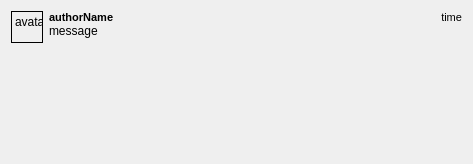
<?xml version="1.0" encoding="UTF-8"?>
<ui version="4.0">
 <class>MessageWidget</class>
 <widget class="QWidget" name="MessageWidget">
  <property name="geometry">
   <rect>
    <x>0</x>
    <y>0</y>
    <width>473</width>
    <height>164</height>
   </rect>
  </property>
  <property name="sizePolicy">
   <sizepolicy hsizetype="MinimumExpanding" vsizetype="MinimumExpanding">
    <horstretch>0</horstretch>
    <verstretch>0</verstretch>
   </sizepolicy>
  </property>
  <property name="minimumSize">
   <size>
    <width>50</width>
    <height>20</height>
   </size>
  </property>
  <property name="windowTitle">
   <string>Form</string>
  </property>
  <layout class="QHBoxLayout" name="horizontalLayout_2">
   <property name="sizeConstraint">
    <enum>QLayout::SetNoConstraint</enum>
   </property>
   <item alignment="Qt::AlignTop">
    <widget class="QLabel" name="authorAvatar">
     <property name="sizePolicy">
      <sizepolicy hsizetype="Preferred" vsizetype="Preferred">
       <horstretch>0</horstretch>
       <verstretch>0</verstretch>
      </sizepolicy>
     </property>
     <property name="minimumSize">
      <size>
       <width>32</width>
       <height>32</height>
      </size>
     </property>
     <property name="maximumSize">
      <size>
       <width>32</width>
       <height>32</height>
      </size>
     </property>
     <property name="frameShape">
      <enum>QFrame::Box</enum>
     </property>
     <property name="text">
      <string>avatar</string>
     </property>
     <property name="alignment">
      <set>Qt::AlignLeading|Qt::AlignLeft|Qt::AlignTop</set>
     </property>
    </widget>
   </item>
   <item>
    <layout class="QVBoxLayout" name="verticalLayout">
     <property name="spacing">
      <number>0</number>
     </property>
     <property name="sizeConstraint">
      <enum>QLayout::SetNoConstraint</enum>
     </property>
     <item>
      <layout class="QHBoxLayout" name="horizontalLayout">
       <item>
        <widget class="QLabel" name="authorName">
         <property name="maximumSize">
          <size>
           <width>200</width>
           <height>16</height>
          </size>
         </property>
         <property name="font">
          <font>
           <pointsize>8</pointsize>
           <weight>75</weight>
           <bold>true</bold>
          </font>
         </property>
         <property name="text">
          <string>authorName</string>
         </property>
         <property name="textInteractionFlags">
          <set>Qt::LinksAccessibleByMouse|Qt::TextSelectableByMouse</set>
         </property>
        </widget>
       </item>
       <item>
        <widget class="QLabel" name="time">
         <property name="maximumSize">
          <size>
           <width>16777215</width>
           <height>16</height>
          </size>
         </property>
         <property name="font">
          <font>
           <pointsize>8</pointsize>
          </font>
         </property>
         <property name="text">
          <string>time</string>
         </property>
         <property name="alignment">
          <set>Qt::AlignRight|Qt::AlignTrailing|Qt::AlignVCenter</set>
         </property>
         <property name="textInteractionFlags">
          <set>Qt::LinksAccessibleByMouse|Qt::TextSelectableByMouse</set>
         </property>
        </widget>
       </item>
      </layout>
     </item>
     <item>
      <widget class="QLabel" name="message">
       <property name="sizePolicy">
        <sizepolicy hsizetype="MinimumExpanding" vsizetype="MinimumExpanding">
         <horstretch>0</horstretch>
         <verstretch>0</verstretch>
        </sizepolicy>
       </property>
       <property name="minimumSize">
        <size>
         <width>50</width>
         <height>0</height>
        </size>
       </property>
       <property name="text">
        <string>message</string>
       </property>
       <property name="textFormat">
        <enum>Qt::RichText</enum>
       </property>
       <property name="alignment">
        <set>Qt::AlignLeading|Qt::AlignLeft|Qt::AlignTop</set>
       </property>
       <property name="wordWrap">
        <bool>true</bool>
       </property>
       <property name="openExternalLinks">
        <bool>true</bool>
       </property>
       <property name="textInteractionFlags">
        <set>Qt::LinksAccessibleByMouse|Qt::TextSelectableByKeyboard|Qt::TextSelectableByMouse</set>
       </property>
      </widget>
     </item>
    </layout>
   </item>
  </layout>
 </widget>
 <resources/>
 <connections/>
</ui>
